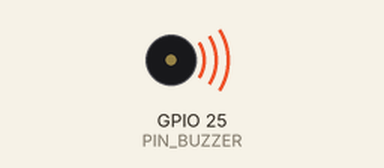
Recording of a sketch running on a simulated ESP32. Shown: buzzer (waves = sounding, pin HIGH).

Above: at 0.2 s.
Timing chart, 0 to 4.6 s (numbered marks = the images above):
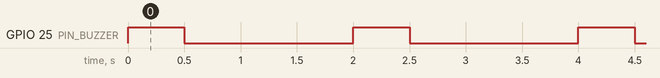

The sketch:

06_Prueba_Buzzer_Directo.ino
```cpp
/*
  PRUEBA DE BUZZER DIRECTO - ESP32

  Esta prueba es opcional.
  Para la presentación usarás el buzzer controlado por relé.

  Conexiones:
  Buzzer + -> P25
  Buzzer - -> GND

  Si no suena, invierte los pines del buzzer.
*/

#define PIN_BUZZER 25

void setup() {
  pinMode(PIN_BUZZER, OUTPUT);
  digitalWrite(PIN_BUZZER, LOW);
}

void loop() {
  digitalWrite(PIN_BUZZER, HIGH);
  delay(500);

  digitalWrite(PIN_BUZZER, LOW);
  delay(1500);
}
```

Measured:
- by itself, GPIO 25 (PIN_BUZZER): alternates HIGH for 0.50 s and LOW for 1.5 s
